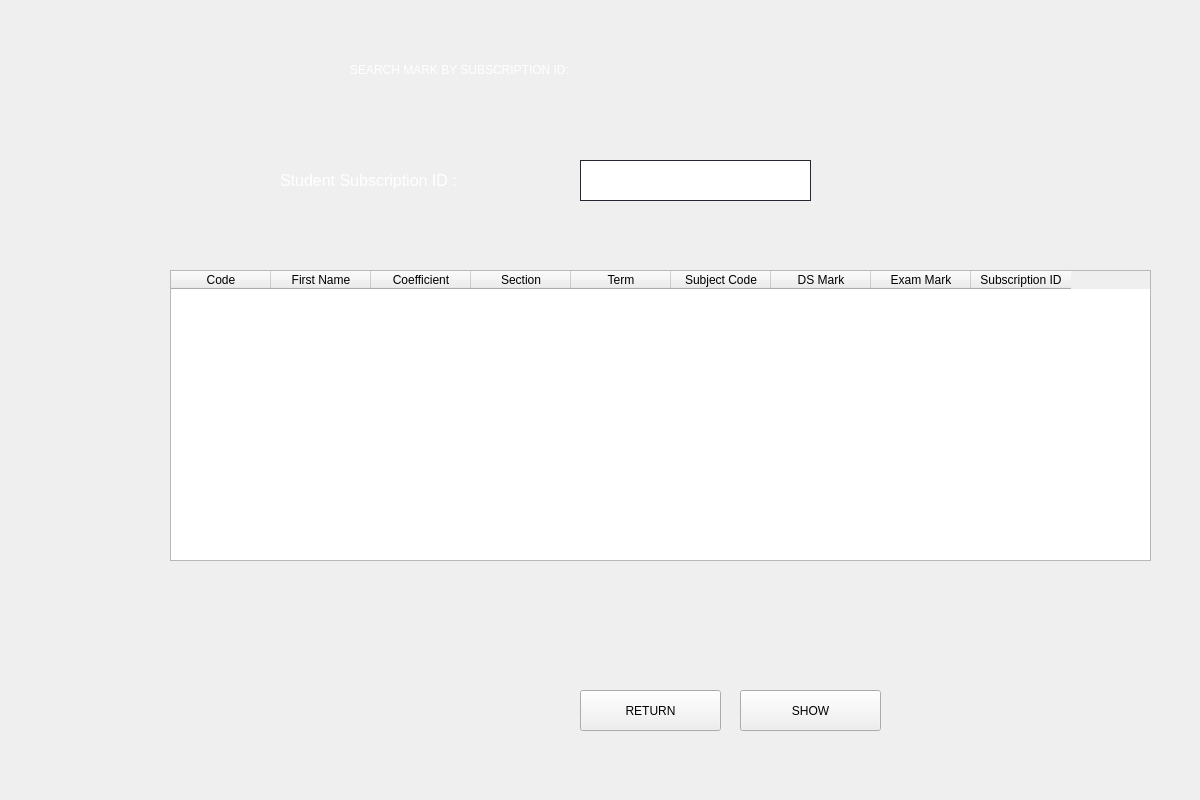
<?xml version="1.0" encoding="UTF-8"?>
<ui version="4.0">
 <class>Form</class>
 <widget class="QWidget" name="Form">
  <property name="geometry">
   <rect>
    <x>0</x>
    <y>0</y>
    <width>1200</width>
    <height>800</height>
   </rect>
  </property>
  <property name="windowTitle">
   <string>Form</string>
  </property>
  <widget class="QPushButton" name="afficher">
   <property name="geometry">
    <rect>
     <x>740</x>
     <y>690</y>
     <width>141</width>
     <height>41</height>
    </rect>
   </property>
   <property name="styleSheet">
    <string notr="true">font: 12pt &quot;Poppins&quot;;</string>
   </property>
   <property name="text">
    <string>SHOW</string>
   </property>
  </widget>
  <widget class="QLabel" name="label">
   <property name="geometry">
    <rect>
     <x>350</x>
     <y>30</y>
     <width>751</width>
     <height>81</height>
    </rect>
   </property>
   <property name="styleSheet">
    <string notr="true">font: 63 18pt &quot;Open Sans Semibold&quot;;</string>
   </property>
   <property name="text">
    <string>&lt;html&gt;&lt;head/&gt;&lt;body&gt;&lt;p&gt;&lt;span style=&quot; color:#FFFFFF;&quot;&gt;SEARCH MARK BY SUBSCRIPTION ID:&lt;/span&gt;&lt;/p&gt;&lt;/body&gt;&lt;/html&gt;</string>
   </property>
  </widget>
  <widget class="QPushButton" name="ok">
   <property name="geometry">
    <rect>
     <x>580</x>
     <y>690</y>
     <width>141</width>
     <height>41</height>
    </rect>
   </property>
   <property name="styleSheet">
    <string notr="true">font: 12pt &quot;Poppins&quot;;</string>
   </property>
   <property name="text">
    <string>RETURN</string>
   </property>
  </widget>
  <widget class="QLabel" name="num">
   <property name="geometry">
    <rect>
     <x>590</x>
     <y>210</y>
     <width>221</width>
     <height>21</height>
    </rect>
   </property>
   <property name="text">
    <string/>
   </property>
  </widget>
  <widget class="QLabel" name="num_inscription4">
   <property name="geometry">
    <rect>
     <x>280</x>
     <y>140</y>
     <width>281</width>
     <height>81</height>
    </rect>
   </property>
   <property name="styleSheet">
    <string notr="true"/>
   </property>
   <property name="text">
    <string>&lt;html&gt;&lt;head/&gt;&lt;body&gt;&lt;p&gt;&lt;span style=&quot; font-size:12pt; color:#fff;&quot;&gt;Student Subscription ID :&lt;/span&gt;&lt;/p&gt;&lt;/body&gt;&lt;/html&gt;</string>
   </property>
  </widget>
  <widget class="QLineEdit" name="num_inscription">
   <property name="geometry">
    <rect>
     <x>580</x>
     <y>160</y>
     <width>231</width>
     <height>41</height>
    </rect>
   </property>
   <property name="styleSheet">
    <string notr="true">QLineEdit {
border: 1px solid rgb(37,39,48);

padding-left:20px;
padding-right:20px;
}
</string>
   </property>
  </widget>
  <widget class="QTableWidget" name="tableWidget">
   <property name="geometry">
    <rect>
     <x>170</x>
     <y>270</y>
     <width>981</width>
     <height>291</height>
    </rect>
   </property>
   <column>
    <property name="text">
     <string>Code</string>
    </property>
   </column>
   <column>
    <property name="text">
     <string>First Name</string>
    </property>
   </column>
   <column>
    <property name="text">
     <string>Coefficient</string>
    </property>
   </column>
   <column>
    <property name="text">
     <string>Section</string>
    </property>
   </column>
   <column>
    <property name="text">
     <string>Term</string>
    </property>
   </column>
   <column>
    <property name="text">
     <string>Subject Code</string>
    </property>
   </column>
   <column>
    <property name="text">
     <string>DS Mark</string>
    </property>
   </column>
   <column>
    <property name="text">
     <string>Exam Mark</string>
    </property>
   </column>
   <column>
    <property name="text">
     <string>Subscription ID</string>
    </property>
   </column>
  </widget>
  <widget class="QLabel" name="label_2">
   <property name="geometry">
    <rect>
     <x>-160</x>
     <y>-10</y>
     <width>1391</width>
     <height>881</height>
    </rect>
   </property>
   <property name="text">
    <string/>
   </property>
   <property name="pixmap">
    <pixmap>bg.jpg</pixmap>
   </property>
   <property name="scaledContents">
    <bool>true</bool>
   </property>
  </widget>
 
  <zorder>label_2</zorder>
  <zorder>afficher</zorder>
  <zorder>label</zorder>
  <zorder>ok</zorder>
  <zorder>num</zorder>
  <zorder>num_inscription4</zorder>
  <zorder>num_inscription</zorder>
  <zorder>tableWidget</zorder>
  <zorder>label_10</zorder>
 </widget>
 <resources/>
 <connections/>
</ui>
